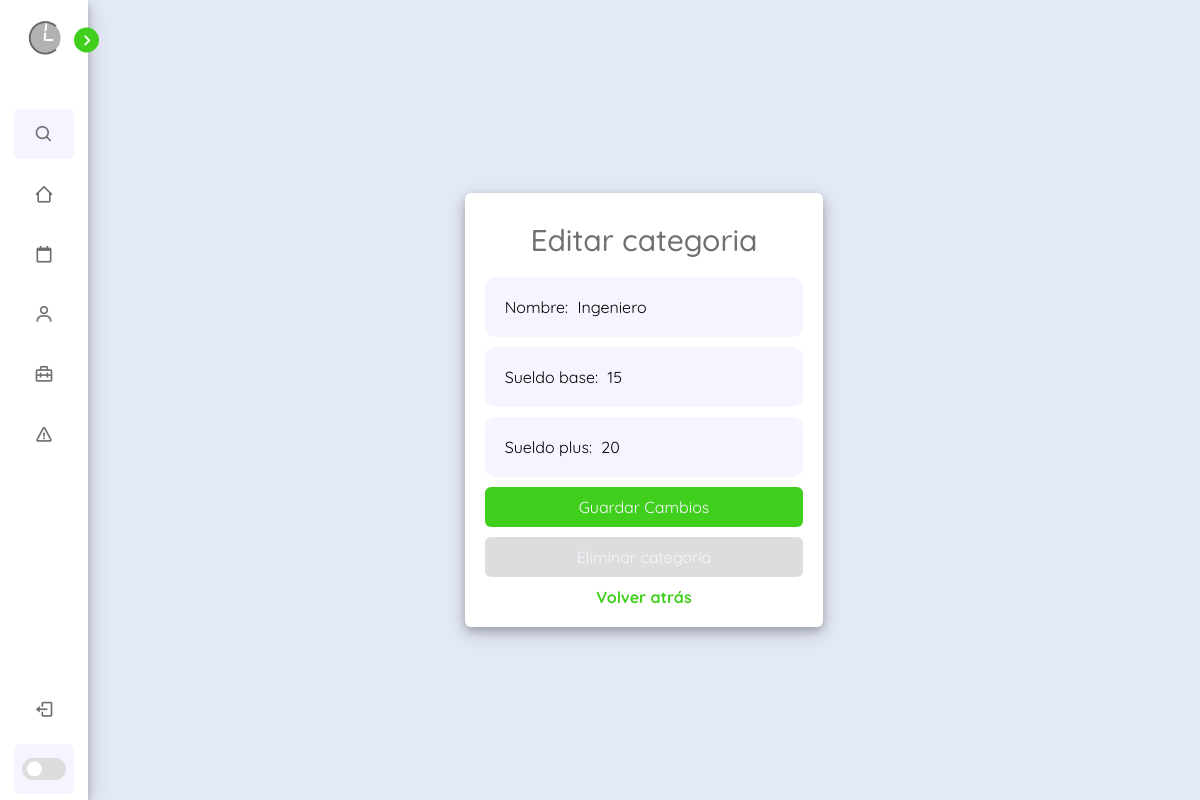
Before: /scripts/php/category/categoryEdit.php?id_categoria=2 with the older database file.
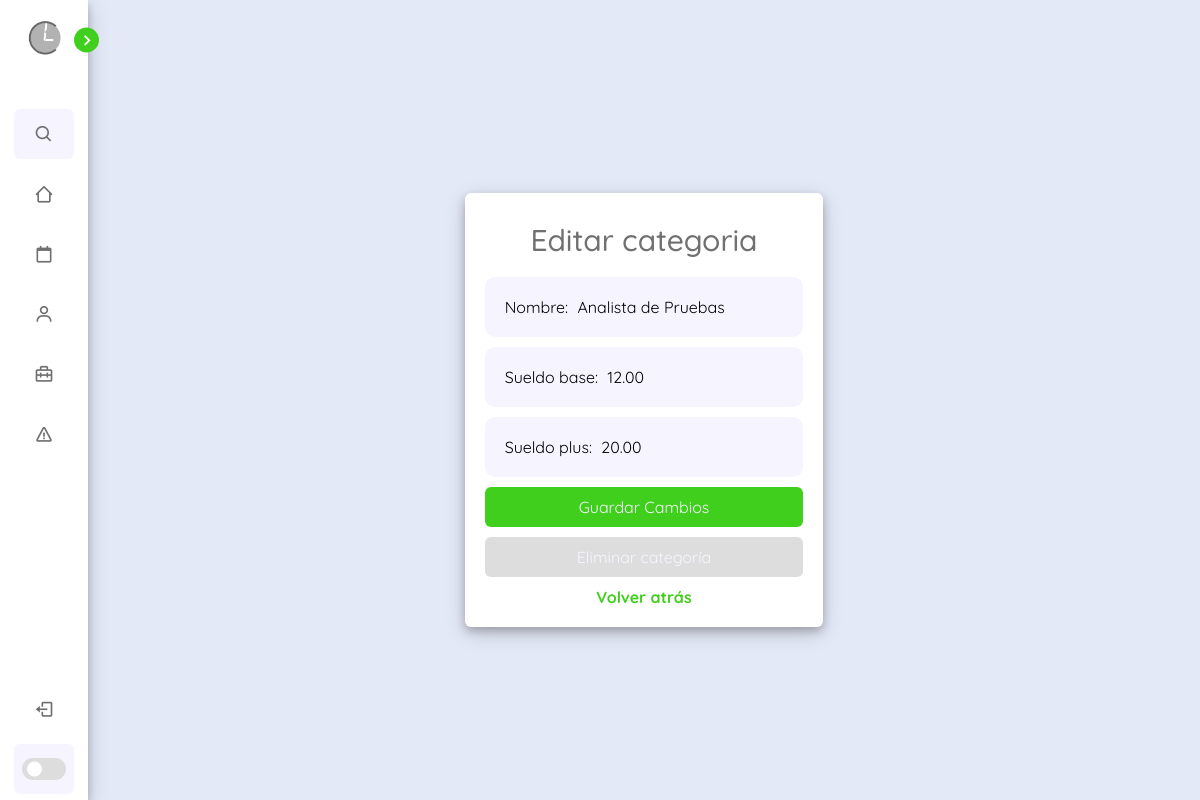
After: the same page with the newer database file.
### tables this page shows
CREATE TABLE `categorias` (
  `id_categoria` int(10) NOT NULL,
  `id_departamento` int(10) NOT NULL,
  `nombre` varchar(50) NOT NULL,
  `sueldo_normal` decimal(9,2) NOT NULL,
  `sueldo_plus` decimal(9,2) NOT NULL
);

### scripts/php/category/categoryEdit.php (the view, shortened to what this page needs)
<!DOCTYPE html>
<html lang="es">
<head>
    <link href="../../../css/dashboard.css" rel="stylesheet" />
    <link href="https://unpkg.com/boxicons@2.1.4/css/boxicons.min.css" rel="stylesheet" />
    <link rel="stylesheet" href="https://cdn.jsdelivr.net/npm/sweetalert2@11.6.7/dist/sweetalert2.min.css">
</head>
<body>
    <nav class="sidebar close">
        <header>
            <div class="image-text">
                <span class="image">
                    <img src="../../../img/cuandoLibro-logo.png" alt="logoClaro" />
                </span>
            </div>
            <i class="bx bx-chevron-right toggle"></i>
        </header>
        <div class="menu-bar">
            <div class="menu">
                <li class="search-box">
                    <i class="bx bx-search icon"></i>
                </li>
                <ul class="menu-links">
                    <li class="nav-links">
                        <a href="../dashboard.php">
                            <i class="bx bx-home-alt-2 icon"></i>
                        </a>
                    </li>
                    <li class="nav-links">
                        <a href="horarios.php">
                            <i class="bx bx-calendar-alt icon"></i>
                        </a>
                    </li>
                    <li class="nav-links">
                        <a href="trabajadores.php">
                            <i class="bx bx-user icon"></i>
                        </a>
                    </li>
                    <li class="nav-links">
                        <a href="#department">
                            <i class="bx bx-briefcase-alt-2 icon"></i>
                        </a>
                    </li>
                    <li class="nav-links">
                        <a href="avisos.php">
                            <i class="bx bx-error icon"></i>
                        </a>
                    </li>
                </ul>
            </div>
            <div class="bottom-content">
                <li class="">
                    <a href="../scripts/php/seguridad/cerrarSesion.php">
                        <i class="bx bx-log-out icon"></i>
                    </a>
                </li>
                <li class="mode">
                    <div class="toogle-switch">
                        <span class="switch"></span>
                    </div>
                </li>
            </div>
        </div>
    </nav>
    <section class="homeTitle" id="department">
        <div class="contenedor-formulario">
            <?php
            include("../seguridad/conexion.php");
            $id_categoria = isset($_GET['id_categoria']) ? $_GET['id_categoria'] : null;
            $id_departamento = isset($_GET['id_departamento']) ? $_GET['id_departamento'] : null;
            $nombre_departamento = isset($_GET['nombre_departamento']) ? $_GET['nombre_departamento'] : null;
            $query_departamentos = "SELECT * FROM categorias WHERE id_categoria = '$id_categoria'";
            $resultado_departamentos = mysqli_query($conexion, $query_departamentos);
            if ($resultado_departamentos->num_rows > 0) {
                $datos_departamentos = mysqli_fetch_assoc($resultado_departamentos);
                ?>
                <form class="form" id="scheduleForm">
                    <h2 class="text">Editar categoria</h2>
                    <label for="nombre">Nombre:
                        <input type="text" name="nombre" value="<?php echo $datos_departamentos['nombre']; ?>">
                    </label>
                    <label for="sueldo_normal">Sueldo base:
                        <input type="number" step="0.01" name="sueldo_normal"
                            value="<?php echo $datos_departamentos['sueldo_normal']; ?>">
                    </label>
                    <label for="sueldo_plus">Sueldo plus:
                        <input type="number" step="0.01" name="sueldo_plus"
                            value="<?php echo $datos_departamentos['sueldo_plus']; ?>">
                    </label>
                    <button onclick="saveCategory()" type="button" class="saveButton">Guardar Cambios</button>
                    <button onclick="deleteCategory()" type="button" class="deleteButton">Eliminar categoría</button>
                    <a
                        href="../../../sites/categorias.php?id_departamento=<?php echo $id_departamento ?>&nombre_departamento=<?php echo $nombre_departamento ?>">Volver
                        atrás</a>
                </form>
                <?php
            } else {
                echo "No se encontraron datos para el departamento con ID: $id_categoria";
            }
            ?>
        </div>
    </section>
</body>
</html>

### css/dashboard.css (style rules this page uses)
:root { --body-color: #E4E9F7; --sidebar-color: #FFF; --primary-color: #41cf1d; --primary-color-light: #F6F5FF; --toggle-color: #DDD; --text-color: #707070; --box-shadow: 0 4px 8px 0 rgba(0, 0, 0, 0.2), 0 6px 20px 0 rgba(0, 0, 0, 0.19); --tran-02: all 0.2s ease; --tran-03: all 0.3s ease; --tran-04: all 0.4s ease; --tran-05: all 0.5s ease; }
* { margin: 0; padding: 0; box-sizing: border-box; font-family: 'QuickSand', sans-serif; }
body { height: 100vh; background: var(--body-color); transition: var(--tran-02); overflow: auto; }
.sidebar .image { min-width: 60px; display: flex; align-items: center; justify-content: center; }
.sidebar header { position: relative; }
.sidebar li { height: 50px; margin-top: 10px; list-style: none; display: flex; align-items: center; }
.sidebar li .icon { display: flex; align-items: center; justify-content: center; min-width: 60px; font-size: 20px; }
.sidebar li .icon, .sidebar li .text { color: var(--text-color); transition: var(--tran-04); }
.sidebar { position: fixed; top: 0; left: 0; height: 100%; width: 250px; padding: 10px 14px; background: var(--sidebar-color); transition: var(--tran-05); z-index: 100; box-shadow: var(--box-shadow); }
.sidebar.close { width: 88px; }
.sidebar .image-text img { width: 40px; border-radius: 6px; }
.sidebar header .image-text { display: flex; align-items: center; }
.sidebar header .toggle { position: absolute; top: 55%; right: -25px; transform: translateY(-50%); height: 25px; width: 25px; background: var(--primary-color); display: flex; align-items: center; justify-content: center; border-radius: 50%; color: var(--sidebar-color); font-size: 22px; transition: var(--tran-03); cursor: pointer; }
.sidebar .menu { margin-top: 35px; }
.sidebar .search-box { border-radius: 6px; background: var(--primary-color-light); transition: var(--tran-05); }
.sidebar li a { height: 100%; width: 100%; display: flex; align-items: center; text-decoration: none; border-radius: 6px; transition: var(--tran-04); }
.sidebar .menu-bar { height: calc(100% - 50px); display: flex; flex-direction: column; justify-content: space-between; }
.menu-bar .mode { position: relative; border-radius: 6px; background: var(--primary-color-light); }
.menu-bar .mode .toogle-switch { position: absolute; right: 0px; align-items: center; justify-content: center; display: flex; height: 100%; min-width: 60px; cursor: pointer; background: var(--primary-color-light); border-radius: 6px; }
.toogle-switch .switch { position: relative; height: 22px; width: 44px; background: var(--toggle-color); border-radius: 25px; }
.switch::before { content: ''; position: absolute; height: 15px; width: 15px; border-radius: 50%; top: 50%; left: 5px; transform: translateY(-50%); background: var(--sidebar-color); cursor: pointer; transition: var(--tran-03); }
.homeTitle { position: relative; height: 100vh; left: 250px; width: calc(100% - 250px); background: var(--body-color); transition: var(--tran-05); }
.text { font-size: 30px; font-weight: 500; color: var(--text-color); padding: 8px 40px; }
.homeTitle .text { font-size: 30px; font-weight: 500; color: var(--text-color); padding: 8px 40px; }
.sidebar.close ~ .homeTitle { left: 88px; width: calc(100% - 88px); }
.contenedor-formulario { display: flex; flex-direction: column; align-items: center; justify-content: center; height: 100vh; }
.form { background-color: var(--sidebar-color); box-shadow: var(--box-shadow); border-radius: 6px; margin-top: 20px; text-align: center; padding: 20px; display: flex; flex-direction: column; gap: 10px; }
.saveButton { color: var(--primary-color-light); border: none; background: var(--primary-color); padding: 10px 15px; cursor: pointer; border-radius: 6px; transition: transform var(--tran-04); }
.deleteButton { color: var(--primary-color-light); border: none; background: var(--toggle-color); padding: 10px 15px; cursor: pointer; border-radius: 6px; transition: var(--tran-04); }
.form a { text-decoration: none; color: var(--primary-color); font-weight: bold; transition: color 0.3s ease; }
.form label { text-align: justify; padding: 20px; background: var(--primary-color-light); border-radius: 10px; }
.form label input { border-radius: 6px; background: var(--primary-color-light); outline: none; border: none; padding: 0 5px; }
.form label input, .saveButton, .deleteButton { font-size: 16px; }
.form label input::placeholder { color: rgba(37, 37, 37, 0.5); }

Changed rows visible on the page:
changed categorias: nombre "Ingeniero" → "Analista de Pruebas"; sueldo_normal "15" → "12.00"; sueldo_plus "20" → "20.00"
